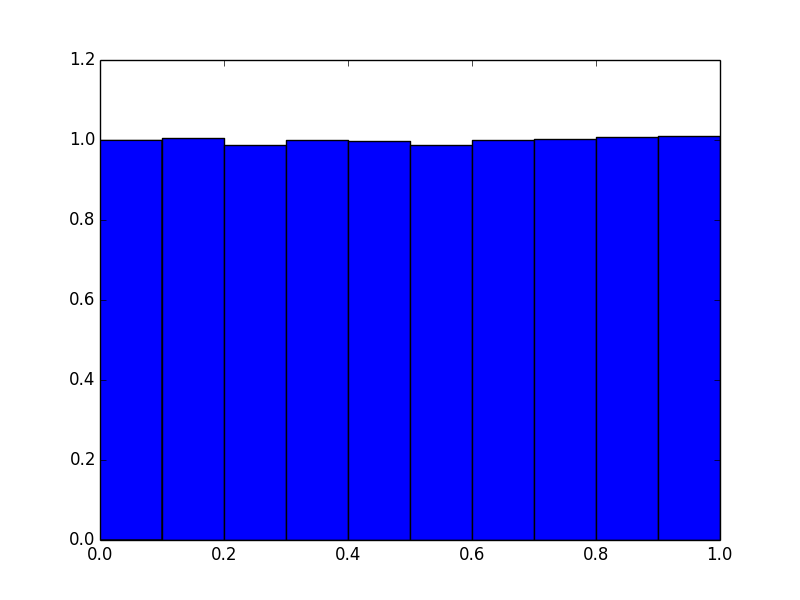

Recreate this plot in Python.
import numpy as np
import matplotlib.pyplot as plt


n = 100000
bins = np.arange(1, 11)
x = np.random.random(n)
plt.hist(x, bins = 10, normed = True)
plt.savefig("gauss.png")
